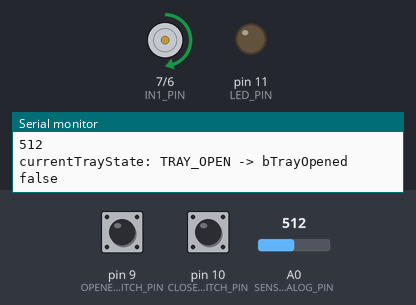
This sketch was run on a simulated Arduino Uno, built with avr-gcc and run on an emulated ATmega328P. Shown: motor-driver pin pairs drawn as motors (green arrow = first pin HIGH = forward, orange = second pin HIGH = backward, longer = more drive, scaled by the enable pin), output pins drawn as LEDs (lit = HIGH), the last lines printed to the serial monitor. The test bench sets the inputs (shaded band); at power-on: A0 (SENSOR_ANALOG_PIN) = 512, pin 9 (OPENED_TRAY_SWITCH_PIN) HIGH, pin 10 (CLOSED_TRAY_SWITCH_PIN) HIGH.

Above: at 1.2 s.
1.3 s: A0 (SENSOR_ANALOG_PIN) set to 486
At 1.7 s:
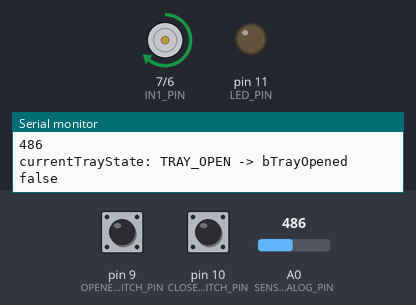
2.9 s: pin 9 (OPENED_TRAY_SWITCH_PIN) pulled LOW for 0.25 s
At 4.0 s:
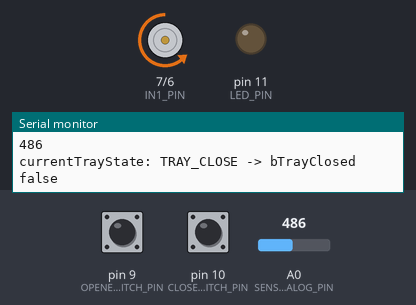
4.7 s: A0 (SENSOR_ANALOG_PIN) set to 215
7.7 s: A0 (SENSOR_ANALOG_PIN) set to 190
At 8.4 s:
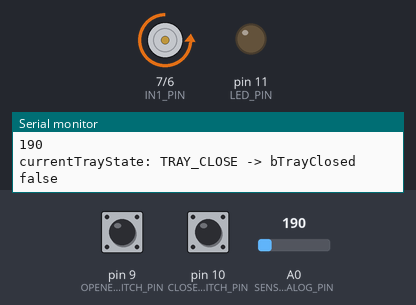
9.4 s: pin 10 (CLOSED_TRAY_SWITCH_PIN) pulled LOW for 0.25 s
At 10.8 s:
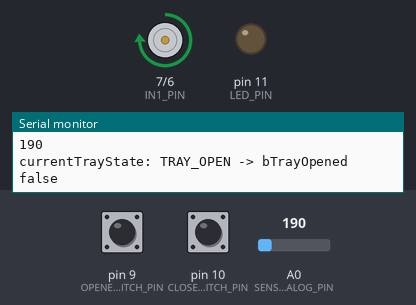
11.4 s: pin 9 (OPENED_TRAY_SWITCH_PIN) pulled LOW for 1 s
At 12.9 s:
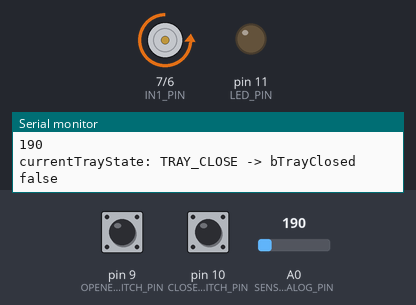
Timing chart, 0 to 14.4 s (numbered marks = the images above; inputs shaded):
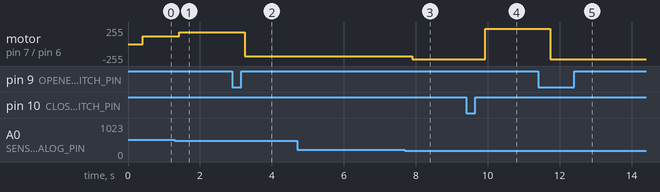

Measured:
- the behaviour switches between 500 and 499 on A0 (SENSOR_ANALOG_PIN) (found by bisection; images 0 and 1)
- the behaviour switches between 200 and 199 on A0 (SENSOR_ANALOG_PIN) (found by bisection; images 2 and 3)
- after the input at 1.3 s, motor on pin 7 (IN1_PIN) / pin 6 (IN2_PIN): forward 120/255 → forward 180/255 after 0.12 s
- after the input at 2.9 s, motor on pin 7 (IN1_PIN) / pin 6 (IN2_PIN): forward 180/255 → backward 180/255 after 0.34 s
- after the input at 7.7 s, motor on pin 7 (IN1_PIN) / pin 6 (IN2_PIN): backward 180/255 → backward 230/255 after 0.20 s
- after the input at 9.4 s, motor on pin 7 (IN1_PIN) / pin 6 (IN2_PIN): backward 230/255 → forward 230/255 after 0.52 s
- after the input at 11.4 s, motor on pin 7 (IN1_PIN) / pin 6 (IN2_PIN): forward 230/255 → backward 230/255 after 0.35 s

The sketch:

NinhoBicho.ino
```cpp
//
//
//
#include "NinhoBicho.h"


void setup()
{
  DEBUG_ENABLE();

  pinMode(ENA_PIN, OUTPUT);
  pinMode(IN1_PIN, OUTPUT);
  pinMode(IN2_PIN, OUTPUT);

  pinMode(LED_PIN, OUTPUT);
  pinMode(BUTTON_PIN, INPUT_PULLUP);

  pinMode(CLOSED_TRAY_SWITCH_PIN, INPUT);
  digitalWrite(CLOSED_TRAY_SWITCH_PIN, HIGH);

  pinMode(OPENED_TRAY_SWITCH_PIN, INPUT);
  digitalWrite(OPENED_TRAY_SWITCH_PIN, HIGH);

  // Set initial rotation direction
  digitalWrite(IN1_PIN, HIGH);
  digitalWrite(IN2_PIN, LOW);
}

bool isTrayClosed()
{

  return !digitalRead(CLOSED_TRAY_SWITCH_PIN);
}

bool isTrayOpened()
{

  return !digitalRead(OPENED_TRAY_SWITCH_PIN);
}

uint16_t readSensor()
{
  return analogRead(SENSOR_ANALOG_PIN);   //(analogRead(SENSOR_ANALOG_PIN)/2)*2.54;
}

void toggleLED()
{
  static bool ledState=false;

  ledState=!ledState;
  digitalWrite(LED_PIN,ledState);
}

void stopTray()
{
  digitalWrite(IN1_PIN, LOW);
  digitalWrite(IN2_PIN, LOW);
}

void openTray()
{
  digitalWrite(IN1_PIN, HIGH);
  digitalWrite(IN2_PIN, LOW);
  analogWrite(ENA_PIN,motorPower);
}

void closeTray()
{
  digitalWrite(IN1_PIN, LOW);
  digitalWrite(IN2_PIN, HIGH);
  analogWrite(ENA_PIN,motorPower);
}


void loop()
{

  bool bTrayClosed=false;
  bool bTrayOpened=false;
  uint16_t distance=0;

  static trayPulseState currentTrayState=TRAY_IDLE;
  static sensorState currentSensorState=SENSOR_IDLE;
  static uint8_t sensorMode=STOPPED;
  //static uint16_t trayDelay=NULL_TRAY_DELAY;

  bTrayClosed=isTrayClosed();
  bTrayOpened=isTrayOpened();
  distance=readSensor();


  DEBUG_PRINTLN();

      //is the sensor reading within range?
      if(distance>FAR_DISTANCE)
      {
        //remains idle
        sensorMode=STOPPED;
        DEBUG_PRINT("sensorMode: STOPPED");
      }
      else if(distance<FAR_DISTANCE && distance>MEDIUM_DISTANCE)
      {
          //Slow movement
          sensorMode=SLOW;
          motorPower=SLOW_MOTOR_POWER;
          //trayDelay=SLOW_TRAY_DELAY;
          DEBUG_PRINT("sensorMode: SLOW");

      }
      else if(distance<MEDIUM_DISTANCE && distance>NEAR_DISTANCE)
      {
          //Medium movement
          sensorMode=MEDIUM;
          motorPower=MEDIUM_MOTOR_POWER;
          //trayDelay=MEDIUM_TRAY_DELAY;
          DEBUG_PRINT("sensorMode: MEDIUM");

      }
      else if(distance<NEAR_DISTANCE)
      {
          //Fast movement
          sensorMode=FAST;
          motorPower=FAST_MOTOR_POWER;
          //trayDelay=FAST_TRAY_DELAY;
          DEBUG_PRINT("sensorMode: FAST");
      }

  DEBUG_PRINT(" | Distance: ");
  DEBUG_PRINTLN(distance);

  switch(currentTrayState)
  {
    case TRAY_IDLE:
      //sensor
      if(sensorMode!=STOPPED)
      {
        currentTrayState=TRAY_DETECTED;
        DEBUG_PRINTLN("currentTrayState: TRAY_IDLE -> TRAY_DETECTED ");
      }
      stopTray();
      DEBUG_PRINTLN("currentTrayState: TRAY_IDLE ");
    break;

    case TRAY_DETECTED:
      //
      if(sensorMode==SLOW)
      {
        currentTrayState=TRAY_OPEN;
        //trayDelay=SLOW_TRAY_DELAY;
        DEBUG_PRINTLN("currentTrayState: TRAY_DETECTED -> SLOW ");

      }
      else if(sensorMode==MEDIUM)
      {
        currentTrayState=TRAY_OPEN;
        //trayDelay=MEDIUM_TRAY_DELAY;
        DEBUG_PRINTLN("currentTrayState: TRAY_DETECTED -> MEDIUM ");
      }
      else if(sensorMode==FAST)
      {
        currentTrayState=TRAY_OPEN;
        //trayDelay=FAST_TRAY_DELAY;
        DEBUG_PRINTLN("currentTrayState: TRAY_DETECTED -> FAST ");
      }
      else
      {
        currentTrayState=TRAY_IDLE;
        //trayDelay=NULL_TRAY_DELAY;
        DEBUG_PRINTLN("currentTrayState: TRAY_DETECTED -> TRAY_IDLE ");
      }
    break;

    case TRAY_OPEN:
       openTray();
       //delay(trayDelay);
       if(!bTrayOpened)
       {
        DEBUG_PRINTLN("currentTrayState: TRAY_OPEN -> bTrayOpened false ");
        break;
       }
       //stopTray();
       currentTrayState=TRAY_CLOSE;
       DEBUG_PRINTLN("currentTrayState: TRAY_OPEN -> TRAY_CLOSE ");

    break;

    case TRAY_CLOSE:
       closeTray();
       //delay(trayDelay);
       if(!bTrayClosed)
       {
        DEBUG_PRINTLN("currentTrayState: TRAY_CLOSE -> bTrayClosed false ");
        break;
       }
       //stopTray();
       currentTrayState=TRAY_DETECTED;
       DEBUG_PRINTLN("currentTrayState: TRAY_CLOSE -> TRAY_DETECTED ");

    break;
  }
   delay(200);
}

/*
void loop_() {
  uint8_t potValue = analogRead(A0); // Read potentiometer value
  uint8_t pwmOutput = map(potValue, 0, 1023, 0 , 255); // Map the potentiometer value from 0 to 255
  analogWrite(enA, pwmOutput); // Send PWM signal to L298N Enable pin
  // Read button - Debounce
  if (digitalRead(button) == true) {
    pressed = !pressed;
  }
  while (digitalRead(button) == true);
  delay(20);
  // If button is pressed - change rotation direction
  if (pressed == true  & rotDirection == 0) {
    digitalWrite(in1, HIGH);
    digitalWrite(in2, LOW);
    rotDirection = 1;
    delay(20);
  }
  // If button is pressed - change rotation direction
  if (pressed == false & rotDirection == 1) {
    digitalWrite(in1, LOW);
    digitalWrite(in2, HIGH);
    rotDirection = 0;
    delay(20);
  }
}

  switch(currentSensorState)
  {
    case SENSOR_IDLE:
      //is the sensor reading within range?
      if(distance>FAR_DISTANCE)
      {
        //remains idle
        sensorMode=STOPPED;
        break;
      }
      else if(distance<FAR_DISTANCE && distance>NEAR_DISTANCE)
      {
          //Slow movement
          sensorMode=SLOW;
          trayDelay=SLOW_TRAY_DELAY;
      }
      else if(distance<NEAR_DISTANCE)
      {
          //Fast movement
          sensorMode=FAST;
          trayDelay=FAST_TRAY_DELAY;
      }

    break;

    case SENSOR_OBJECT_NEAR:

    break;

    case SENSOR_OBJECT_FAR:
    break;

  }

*/
```

NinhoBicho.h
```cpp
#pragma once

/*********************************************************************
  Ninho Bicho Controller
*********************************************************************/

/////////////////////Board specs
#include <Arduino.h>
#include <Chrono.h>

#include <avr/power.h>
#include <avr/wdt.h>
#include <avr/sleep.h>

#include "Debug.h"
#include "ProjectSettings.h"

#define STRINGIZE2(s) #s
#define TOSTRING(s) STRINGIZE2(s)


////////////////////////////////////////////////////////////////////////////////////////////////////
//General definitions
//
typedef enum{TRAY_IDLE,TRAY_DETECTED,TRAY_OPEN,TRAY_CLOSE}trayPulseState;
typedef enum{SENSOR_IDLE,SENSOR_OBJECT_NEAR,SENSOR_OBJECT_MEDIUM,SENSOR_OBJECT_FAR}sensorState;

enum{SLOW,MEDIUM,FAST,STOPPED};


////////////////////////////////////////////////////////////////////////////////////////////////////
//Motor
//
#define ENA_PIN 5
#define IN1_PIN 7
#define IN2_PIN 6

uint8_t trayDirection = 0;
uint16_t motorPower = 0;

////////////////////////////////////////////////////////////////////////////////////////////////////
//Open/Closed Sensors
//
#define CLOSED_TRAY_SWITCH_PIN 10
#define OPENED_TRAY_SWITCH_PIN 9

////////////////////////////////////////////////////////////////////////////////////////////////////
//Distance Sensors
//
#define SENSOR_ANALOG_PIN A0

////////////////////////////////////////////////////////////////////////////////////////////////////
//LED + Button
//
#define LED_PIN 11
#define BUTTON_PIN 12
```

debug.h
```cpp
#ifndef DEBUG_H
#define DEBUG_H

//////////////////General
#define DEBUG

#ifdef DEBUG
  #if defined(__AVR_ATmega32U4__)
    #define DEBUG_ENABLE() Serial.begin(115200); while(!Serial)
  #else
    #define DEBUG_ENABLE() Serial.begin(115200)
  #endif

 #define DEBUG_PRINT(x)     Serial.println(x)
 #define DEBUG_PRINTDEC(x)     Serial.print (x, DEC)
 #define DEBUG_PRINTLN(x)  Serial.println (x)
 #define DEBUG_PRINTHEX(x)  Serial.print(x, HEX)
#else

 #define DEBUG_ENABLE()
 #define DEBUG_PRINT(x)
 #define DEBUG_PRINTDEC(x)
 #define DEBUG_PRINTLN(x)

#endif

#endif
```

ProjectSettings.h
```cpp
#pragma once

////////////////////////////////////////////////////////////////////////////////////////////////////
//////////////////////////////////////CHANGE THESE//////////////////////////////////////////////////
////////////////////////////////////////////////////////////////////////////////////////////////////

////////////////////////////////////////////////////////////////////////////////////////////////////
//Motor power
//
#define SLOW_MOTOR_POWER 120
#define MEDIUM_MOTOR_POWER 180
#define FAST_MOTOR_POWER 230

////////////////////////////////////////////////////////////////////////////////////////////////////
//Motor delay
//
#define SLOW_TRAY_DELAY 1500
#define MEDIUM_TRAY_DELAY 1000
#define FAST_TRAY_DELAY 500
#define NULL_TRAY_DELAY (0-1)

////////////////////////////////////////////////////////////////////////////////////////////////////
//Distance
//
#define NEAR_DISTANCE 200 //
#define MEDIUM_DISTANCE 500 //
#define FAR_DISTANCE  1000 //
#define MAX_DISTANCE  1024 // Maximum distance we want to ping for (in centimeters). Maximum sensor distance is rated at 400-500cm.


////////////////////////////////////////////////////////////////////////////////////////////////////
//
//
```
